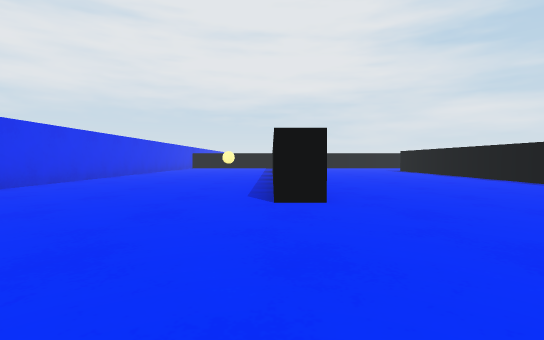
[1] (above)

24 first-person views from a walk through a Unity game level. The camera is 0.41 m above the floor, tilts 2° down and sees 85° across. The floor is counted in squares, 1 m on a side. Each view is taken from the middle of a square. On the plan, view 1 faces up. The plan holds only what a view shows up to about 9 squares ahead; the rest is blank. The place goes on beyond the plan. The player is left out.

[2]
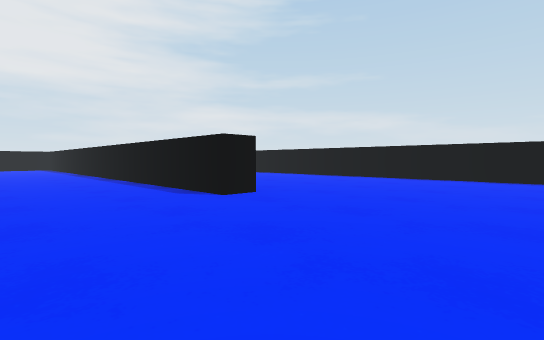

[3]
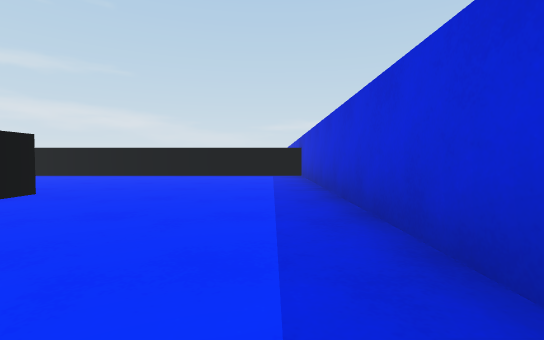

[4]
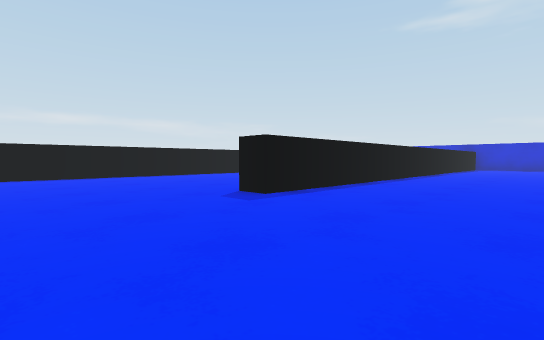

[5]
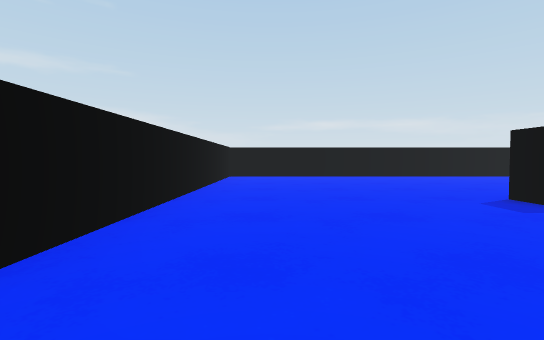

[6]
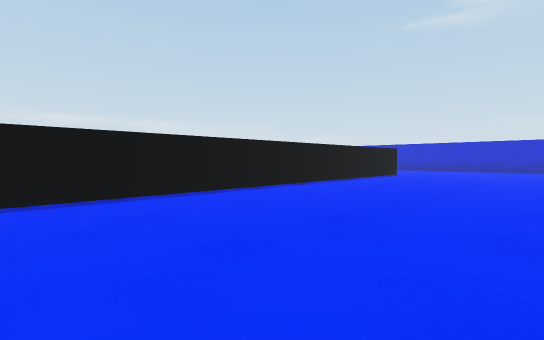

[7]
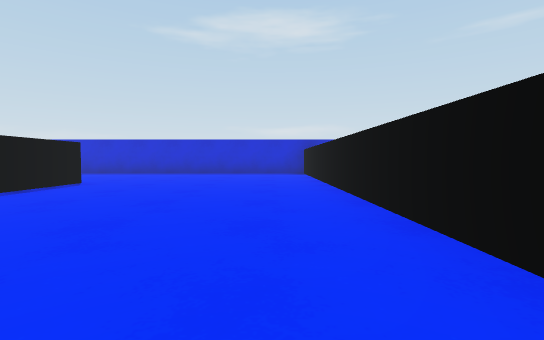

[8]
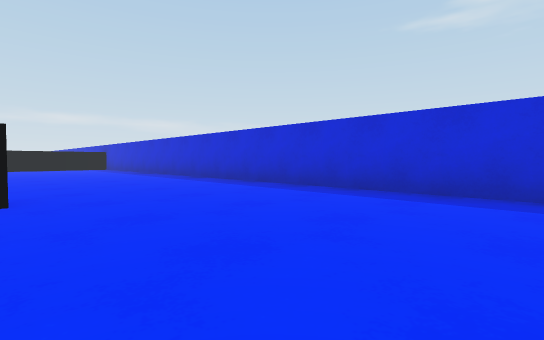

[9]
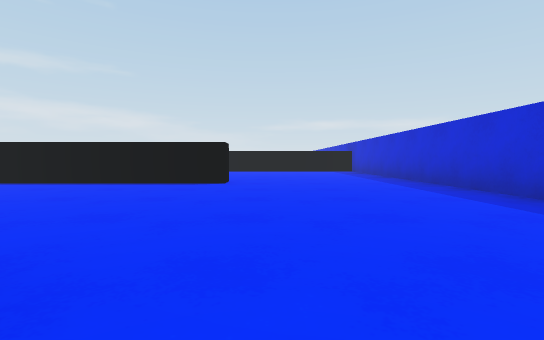

[10]
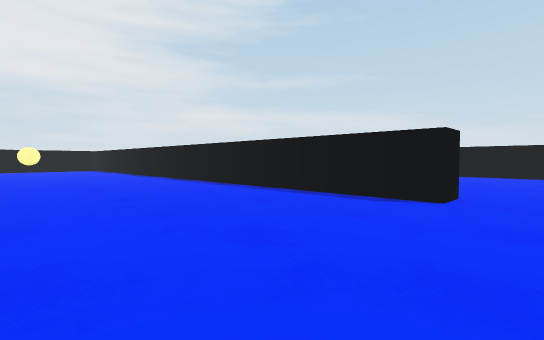

[11]
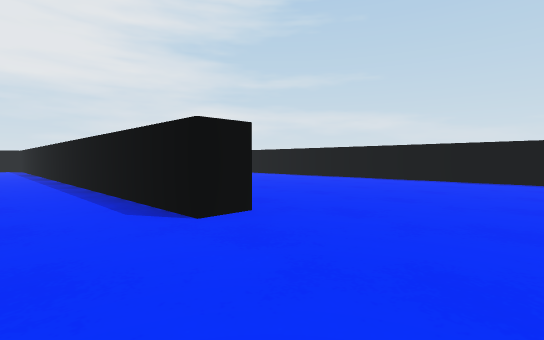

[12]
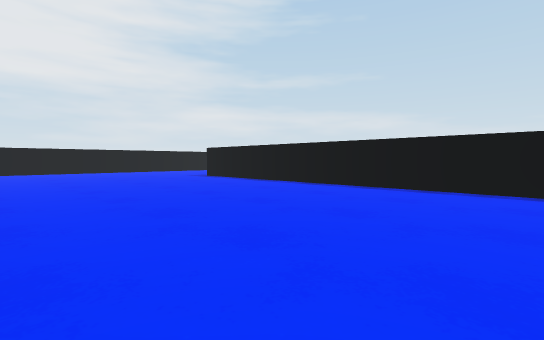

[13]
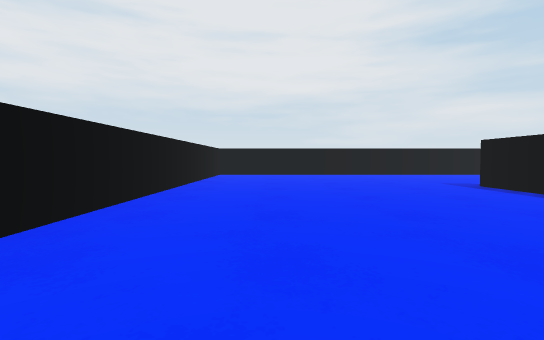

[14]
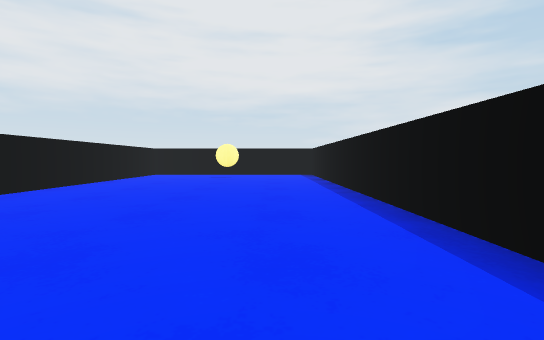

[15]
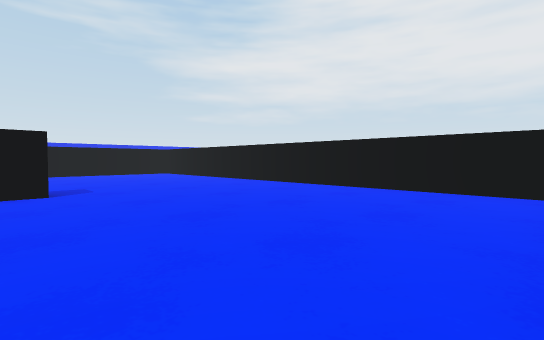

[16]
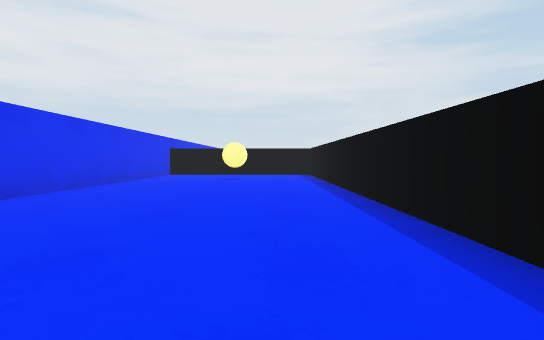

[17]
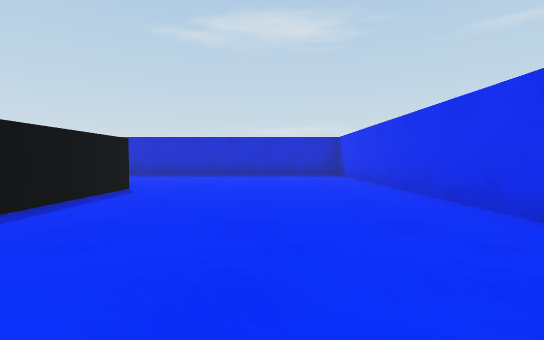

[18]
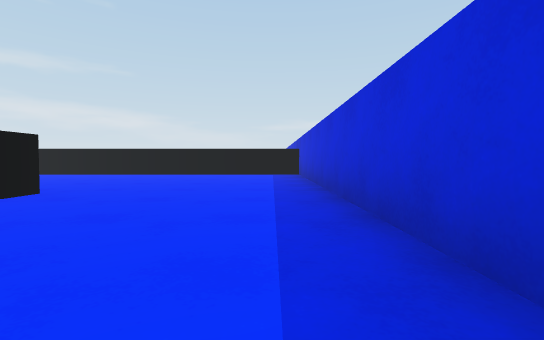

[19]
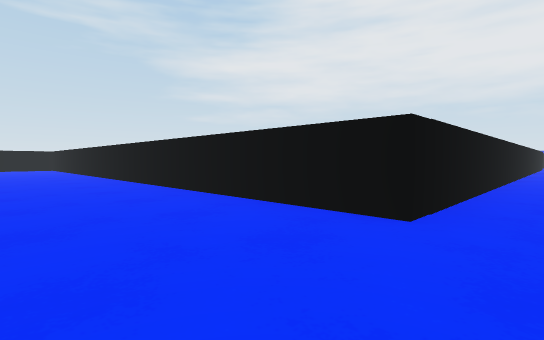

[20]
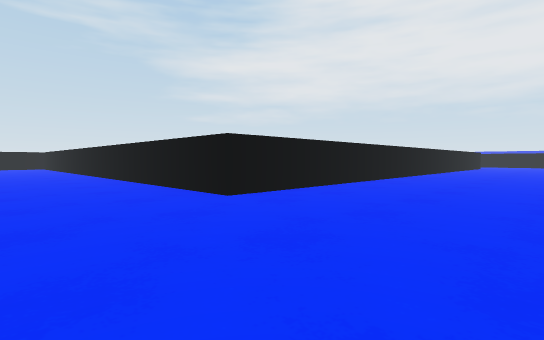

[21]
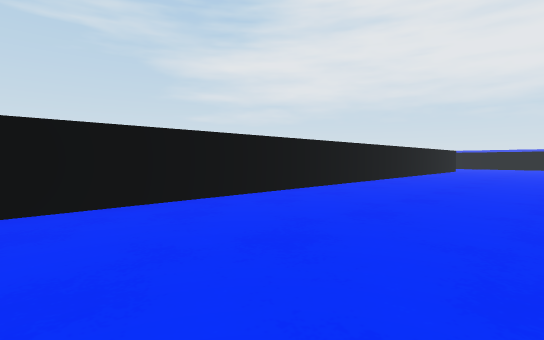

[22]
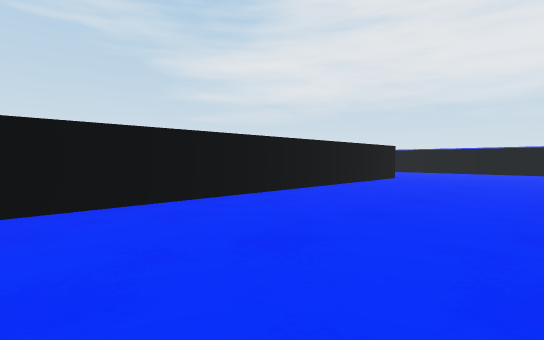

[23]
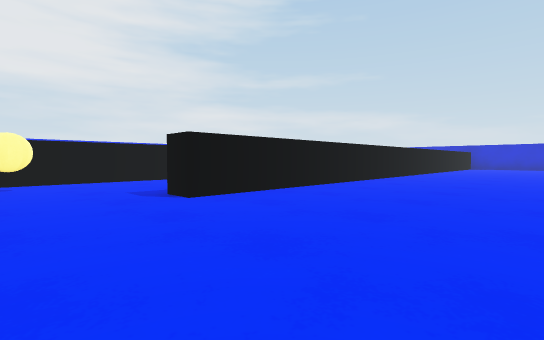

[24]
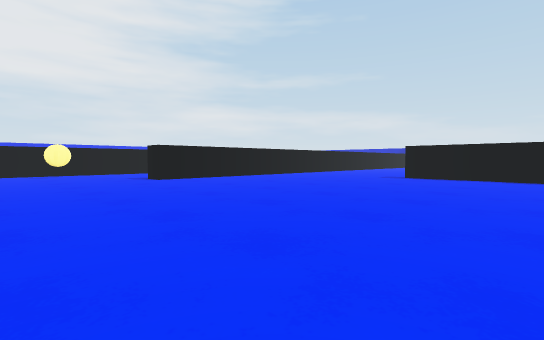

### Floor plan
Points are (right, up) in squares from view 1. A wall is a line through its corners. A room is listed if a view was taken in it or the views show most of it. See-through windows are left out.
Room 1 (views 1, 2, 3, 4, 5, 6, 7, 8, 9, 10, 11, 12, 13, 14, 15, 16, 17, 18, 19, 20, 21, 22)
walls: (14.6, 2.8) (14.1, 2.8) (14.1, 14) (9.8, 14) (9.8, 9.4); (9.3, 2.8) (9.3, 14) (0.5, 14) (0.5, 11.1); (5.1, 7) (5.1, -0.8) (19.2, -0.8) (19.2, 10.6); (0.6, 2.8) (0, 2.8) (0, 14) (-3.7, 14) (-3.7, -0.8) (4.6, -0.8) (4.6, 10.5) (5.1, 10.5) (5.1, 10.1); (27.3, 27.6) (27.3, 14) (14.6, 14) (14.6, 7.5)
ways out: opening at (29, 28) to room 2
Room 2 (views 23, 24)
walls: (26.8, 25.2) (26.8, 27.6); (21.6, 32.9) (21.1, 32.9); (23.9, 33.9) (20.4, 33.9); (30.5, 30.9) (22.6, 30.9) (22.6, 31.4)
ways out: opening at (29, 28) to room 1

Positions as (right, up) in squares from view 1, and headings:
1: (0, 0), facing up
2: (-2, 0), facing up-right
3: (-3, 0), facing right
4: (2, 13), facing down-right
5: (2, 13), facing right
6: (6, 11), facing down-right
7: (6, 8), facing down
8: (6, 3), facing down-right
9: (9, 2), facing right
10: (11, 2), facing up-right
11: (13, 1), facing up-right
12: (15, 4), facing up-right
13: (16, 6), facing up
14: (13, 6), facing up
15: (9, 10), facing up-left
16: (-1, 6), facing up
17: (-2, 7), facing down
18: (11, 0), facing right
19: (28, 12), facing up-left
20: (30, 12), facing up-left
21: (30, 16), facing up-left
22: (30, 21), facing up-left
23: (21, 28), facing up-right
24: (20, 25), facing up-right
